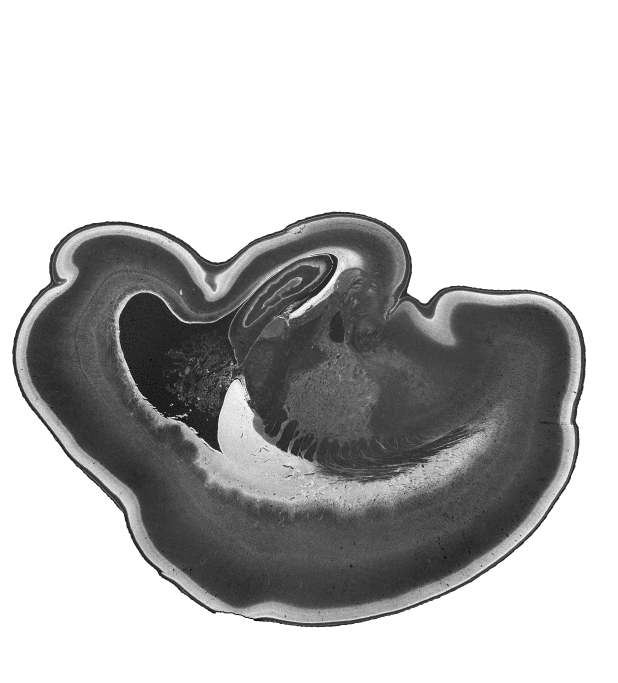
#> input picture assets/img/ge/face_24gw.webp, 1853 x 2048 px, given in place of c.png, which was not available (shown at 1/3 size)
$ python media_nissl_alpha.py ../assets/img/ge/face_24gw.webp
#> lines starting #> are read from the running program, lines starting #| are printed output that depends on the picture; after the words box and inside, x2 and y2 are one past the last pixel; in counts of white or black regions, pixels touching at a corner belong together
"""Nissl zoom levels of the 24 GW brain (DHARANI FB85, SE 1138) with the glass made transparent, so only tissue
is drawn.  The tissue mask comes from each level's own image blurred to the same physical scale (~20 um), so the
outline agrees from the whole section down to single cells."""
import os, sys, json, subprocess, tempfile
os.environ.setdefault("OMP_NUM_THREADS", "8")
import numpy as np
from PIL import Image
from scipy import ndimage as ndi
from skimage import morphology, segmentation
Image.MAX_IMAGE_PIXELS = None
SITE = sys.argv[1]
OPJ = "/home/users/jignesh/miniconda3/envs/nisslprop/bin/opj_decompress"
J85 = "/home/users/jignesh/analytics/244/NISL/B_244_FB85-SL_380-ST_NISL-SE_1138_compressed.jp2"
W85, H85 = 144472, 129351
UM = 0.5                      # level-0 pixel size, um
cx, cy = 36100, 54300
TMP = tempfile.mkdtemp(dir=os.path.dirname(os.path.abspath(__file__)))
THR = float(os.environ.get("THR", 0.055))    # optical density after blurring: glass ~0.025 (p95 0.05), pale white matter >= 0.067

def jp2(r, box):
#> called with r = 5, box = (0, 0, 144472, 129351)
    out = os.path.join(TMP, "c.png")
    subprocess.run([OPJ, "-i", J85, "-o", out, "-r", str(r), "-d", ",".join(map(str, box)), "-threads", "8"],
                   check=True, stdout=subprocess.DEVNULL, stderr=subprocess.DEVNULL)
#> (this line was passed over: subprocess is not available in this run)
    return Image.open(out).convert("RGB")
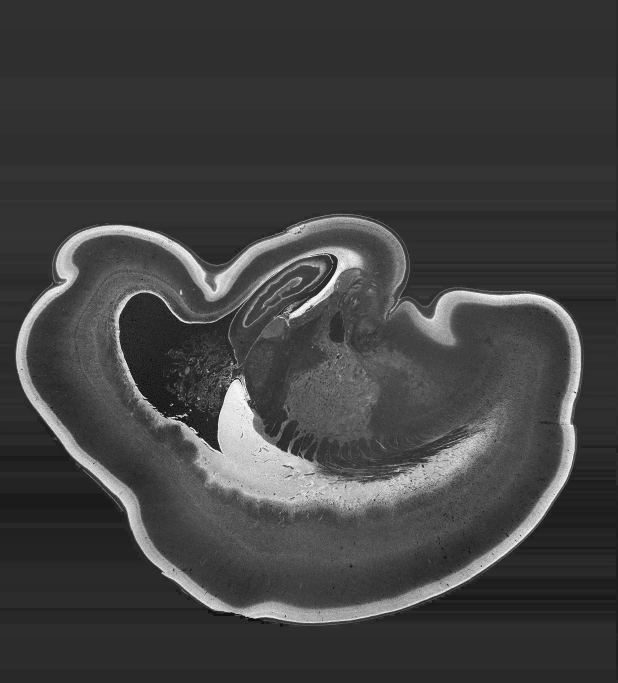
#> returned value: PIL image 1853x2048 RGB (shown at 1/3 size); mean R, G, B 65.1, 65.1, 65.1

boxes = [("nissl_section", 5, (0, 0, W85, H85), 2400),
         ("nissl_ge", 3, (cx - 10000, cy - 10000, cx + 10000, cy + 10000), 1700),
         ("nissl_ge_mid", 1, (cx - 3000, cy - 3000, cx + 3000, cy + 3000), 1600),
         ("nissl_cells", 0, (cx - 800, cy - 800, cx + 800, cy + 800), 1600)]
levels = []
for name, r, box, size in boxes:
    im = jp2(r, box)
    im.thumbnail((size, size), Image.Resampling.LANCZOS)
    a = np.asarray(im).astype(np.float32)
    um_px = (box[2] - box[0]) * UM / im.width
#> um_px = 38.98
    od = -np.log10(np.clip(a.min(-1), 1, 255) / 255.0)              # darkest channel: violet stain
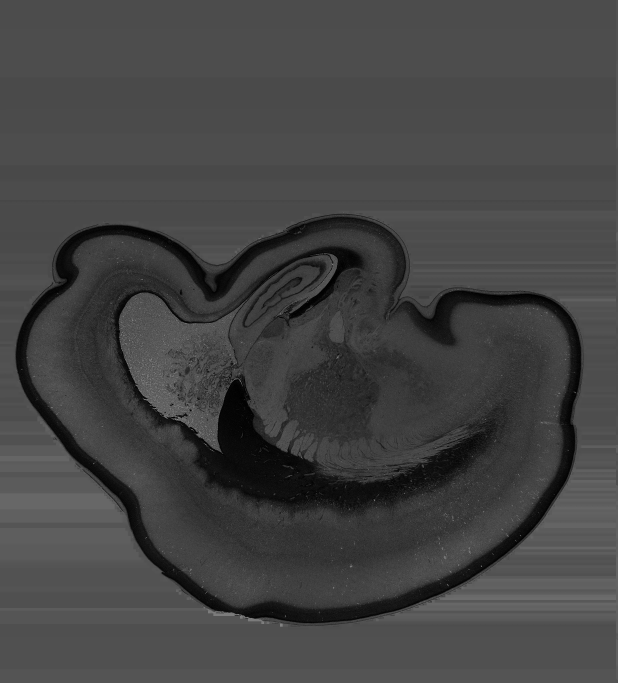
#> od: shape (2048, 1853) float32 (shown at 1/3 size); min 0, max 2.41, mean 0.647; drawn with min black and max white
    od = ndi.gaussian_filter(od, max(1.0, 30.0 / um_px))
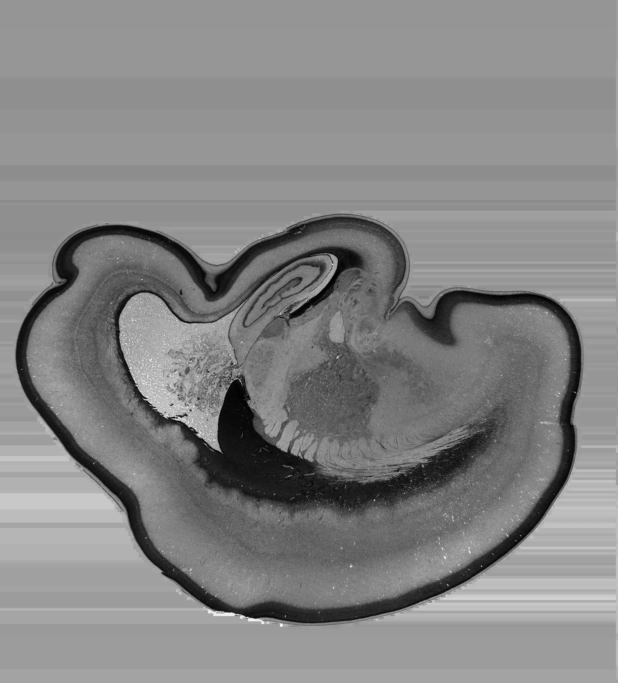
#> od: shape (2048, 1853) float32 (shown at 1/3 size); min 0.0022, max 1.24, mean 0.647; drawn with min black and max white
    m = od > THR
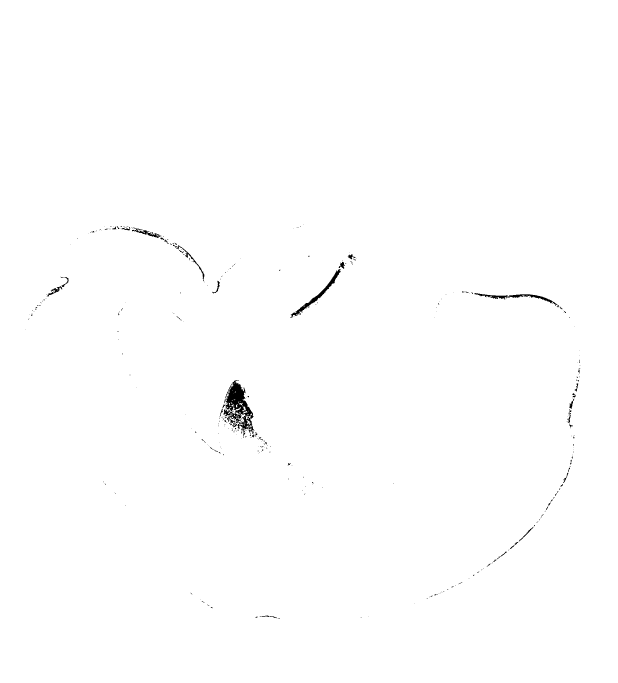
#> m: shape (2048, 1853) bool (shown at 1/3 size); 99.6% white; 354 black regions (301 under 20 px), largest, box (x1, y1, x2, y2) and area: (669, 1140, 763, 1308) 6343, (871, 807, 1023, 953) 2049, (1423, 879, 1673, 917) 1576
#> (the run stopped early here; a loop or call above may not have finished)

$ run again, on assets/img/ge/nissl_section.webp
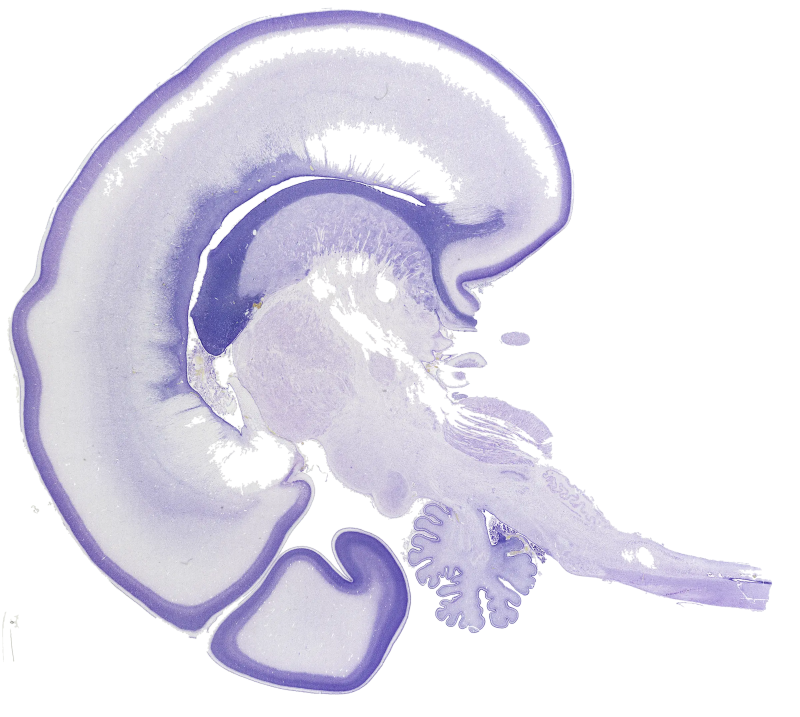
#> input picture assets/img/ge/nissl_section.webp, 2400 x 2149 px, given in place of c.png, which was not available (shown at 1/3 size)
#> `od = ndi.gaussian_filter(od, max(1.0, 30.0 / um_px))`:
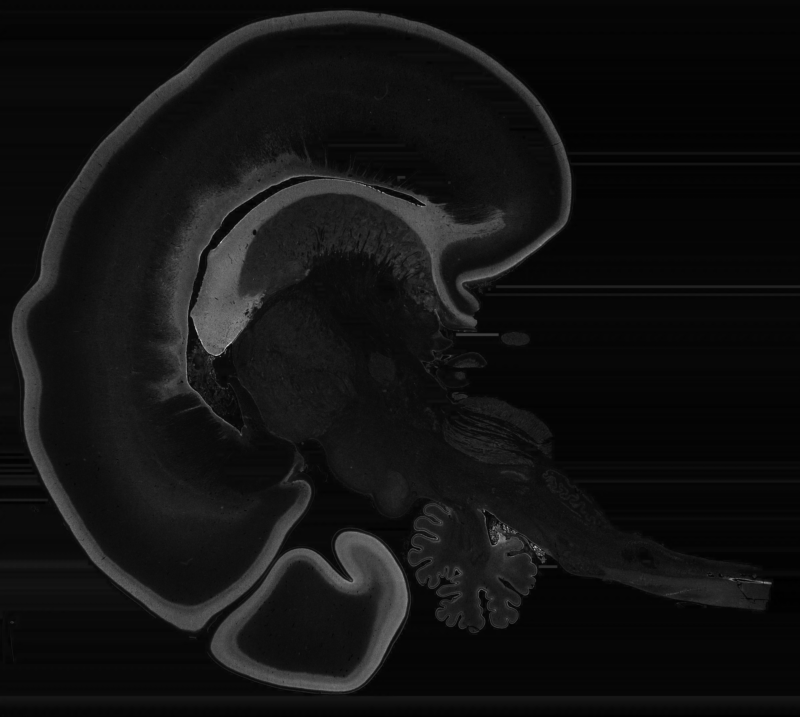
#> od: shape (2149, 2400) float32 (shown at 1/3 size); min 0.000249, max 1.13, mean 0.0818; drawn with min black and max white
#> `m = od > THR`:
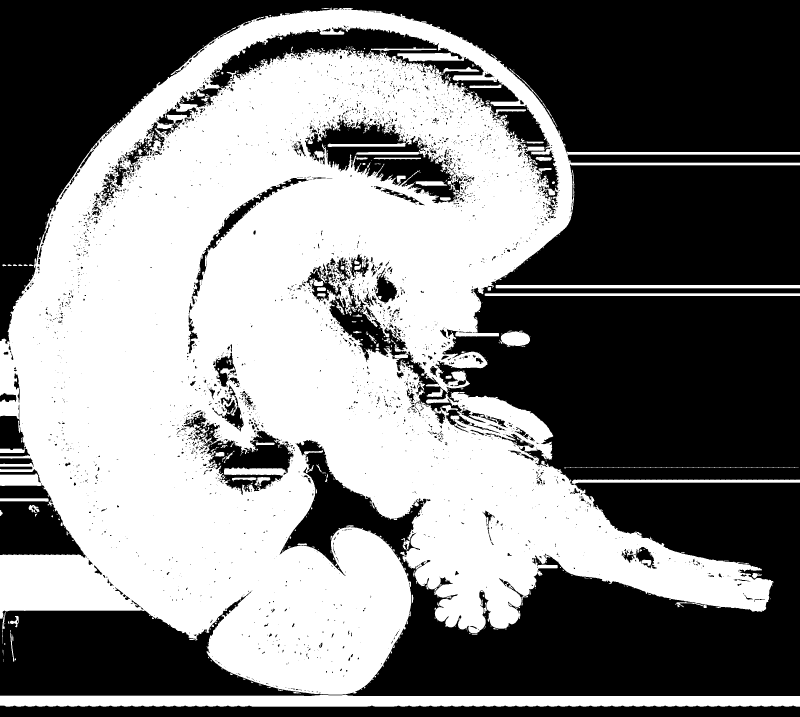
#> m: shape (2149, 2400) bool (shown at 1/3 size); 49.3% white; 731 white regions (548 under 20 px), largest, box (x1, y1, x2, y2) and area: (0, 24, 2400, 2084) 2417361, (0, 2084, 2400, 2120) 75766, (1487, 855, 2400, 865) 9128
